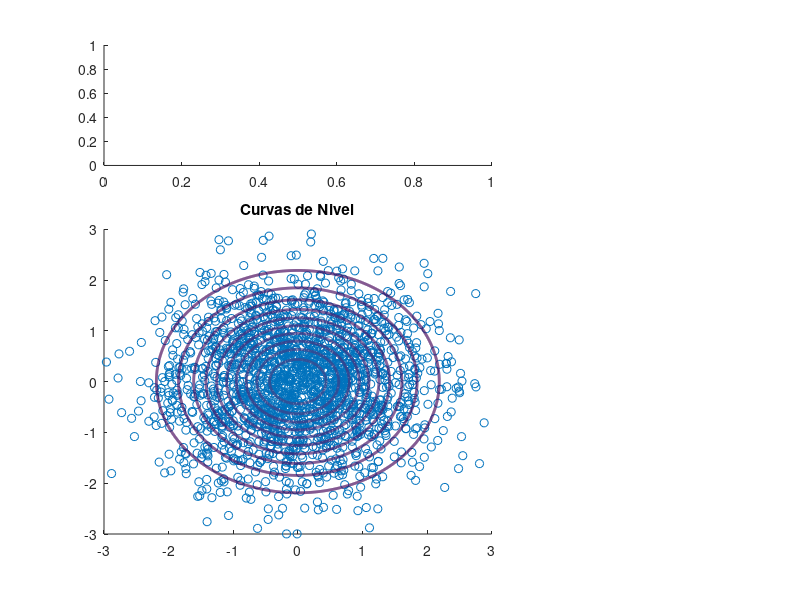

Recreate this plot in MATLAB. (Note: this script raises an error after producing the figure.)
clear all;
close all;

n = 2000;
bines = ceil(sqrt(n));

Z1 = normrnd(0, 1, 1, n);
Z2 = normrnd(0, 1, 1, n);
Z = [Z1; Z2];

MuY = [0.8; 1];
Cy = [0.7, 0.8; 0.8, 1.75];

[P, L] = eig(Cy);
A = P * L^(0.5);
Y = A * Z + MuY;

invCy = inv(Cy);

x = linspace(-3, 3, n);
y = linspace(-3, 3, n);
[XX, YY] = meshgrid(x, y);

fz = 1/(2*pi) * exp(-0.5 * (XX.^2 + YY.^2));
fy = 1/(2*pi*sqrt(det(Cy))) * exp(-0.5 * ((XX - MuY(1)).^2 * invCy(1,1) + (XX - MuY(1)) .* (YY - MuY(2)) * (invCy(1,2) + invCy(2,1)) + (YY - MuY(2)).^2 * invCy(2,2)));

figure(1);
subplot(3, 3, [4, 5, 7, 8]);
scatter(Z(1,:), Z(2,:));
hold on;
contour(XX, YY, fz, 10, 'LineWidth', 2);
title('Curvas de Nivel');

subplot(3, 3, [1, 2]);
histogram(Z1, bines, "Normalization", "pdf");
title('Histograma de Z1');
hold on;
densidadZ1 = normpdf(x, 0, 1);
plot(x, densidadZ1, "LineWidth", 1.25);

subplot(3, 3, [6, 9]);
histogram(Z2, bines, "Normalization", "pdf");
view(90, -90);
title('Histograma de Z2');
hold on;
densidadZ2 = normpdf(x, 0, 1);
plot(x, densidadZ2, "LineWidth", 1.25);

figure(2);
subplot(3, 3, [4, 5, 7, 8]);
scatter(Y(1,:), Y(2,:));
hold on;
contour(XX, YY, fy, 10, "LineWidth", 2);
title('Curvas de Nivel');

subplot(3, 3, [1, 2]);
histogram(Y(1,:), bines, "Normalization", "pdf");
title('Histograma de Y[1]');
hold on;
densidadY1 = normpdf(x, 0.8, 0.7);
plot(x, densidadY1, "LineWidth", 1.25);

subplot(3, 3, [6, 9]);
histogram(Y(2,:), bines, "Normalization", "pdf");
view(90, -90);
title('Histograma de Y[2]');
hold on;
densidadY2 = normpdf(x, 1, 1.75);
plot(x, densidadY2, "LineWidth", 1.25);